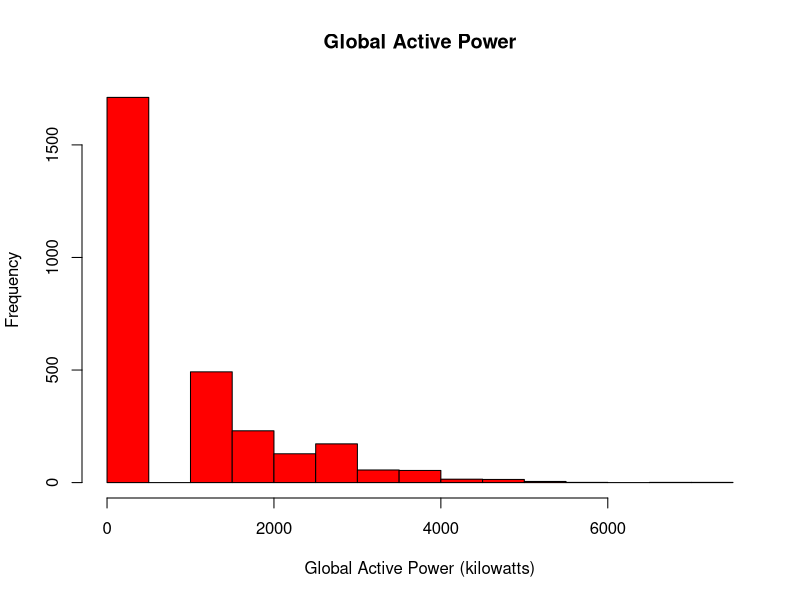

This chart was generated by the following R code:
# Library

library(dplyr)
library(stringr)
library(lubridate)


# Getting data

data <- read.csv("household_power_consumption_filter.csv", sep = ";")
data_names <- names(data)
data$Datetime <- paste(data$Date, data$Time, sep = " ")

# Data cleaning and conversion
data$Datetime <- str_replace(data$Datetime, "-","/")

date <- data$Datetime
date = as.POSIXct(date, format="%d/%m/%Y %H:%M:%S")
date

data$Global_active_power <- as.numeric(str_replace(data$Global_active_power, ',', '.'))
data$Global_reactive_power <- as.numeric(str_replace(data$Global_reactive_power, ',', '.'))
data$Voltage <- as.numeric(str_replace(data$Voltage, ',', '.'))
data$Global_intensity <- as.numeric(str_replace(data$Global_intensity, ',', '.'))
data$Sub_metering_1 <- as.numeric(str_replace(data$Sub_metering_1, ',', '.'))
data$Sub_metering_2<- as.numeric(str_replace(data$Sub_metering_2, ',', '.'))
data$Sub_metering_3 <- as.numeric(str_replace(data$Sub_metering_3, ',', '.'))

data <- data[,-c(1,2,10)]
data <- cbind(date, data)                  

# plot 1
par(mar = c(n,n,n,n))
hist(data$Global_active_power, col ="red", 
     xlab = "Global Active Power (kilowatts)", 
     main = "Global Active Power", bg = NA)